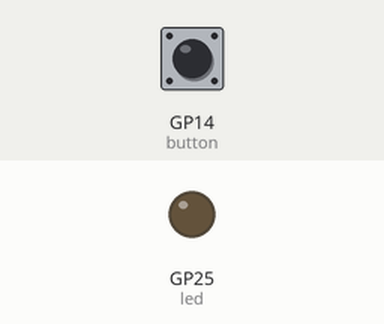
Bench run of a program on a simulated Raspberry Pi Pico running MicroPython. Parts: output pins drawn as LEDs (lit = HIGH). The test bench sets the inputs (shaded band); at power-on: GP14 (button) LOW.

Above: at 1.2 s.
1.3 s: GP14 (button) pulled HIGH for 0.15 s
At 1.38 s:
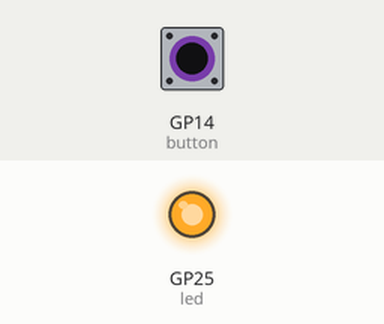
2.9 s: GP14 (button) pulled HIGH for 3.2 s
At 6.9 s:
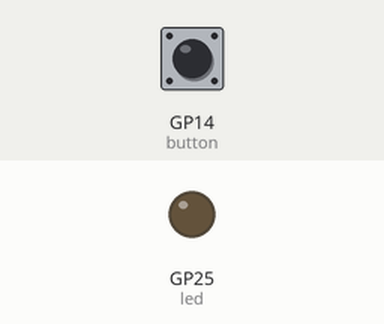
Timing chart, 0 to 8.4 s (numbered marks = the images above; inputs shaded):
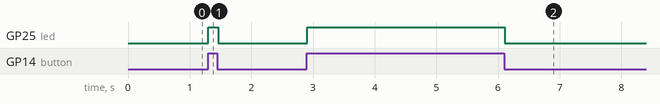

The program:

button.py
```python
from machine import Pin
import time

led = Pin("LED", Pin.OUT)
button = Pin(14, Pin.IN, Pin.PULL_DOWN)

while True:
    if button.value() == 1:
        led.value(1)
    else:
        led.value(0)
    time.sleep(0.02)
```

Measured:
- after the input at 1.3 s, GP25 (led): LOW → HIGH at once, → LOW 0.16 s later
- after the input at 2.9 s, GP25 (led): LOW → HIGH at once, → LOW 3.2 s later
